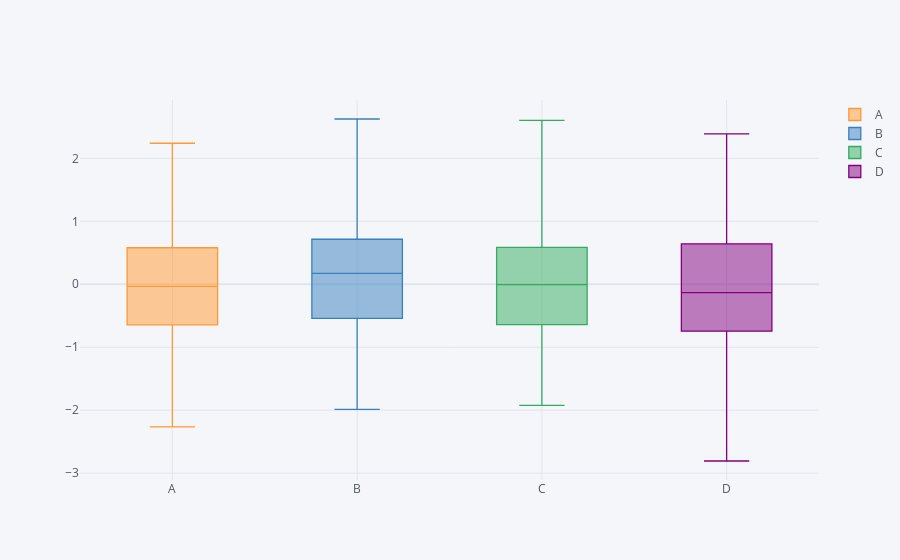

The cell this chart's notebook holds for it:
### Code cell
# Box Plots
df.iplot(kind='box')
